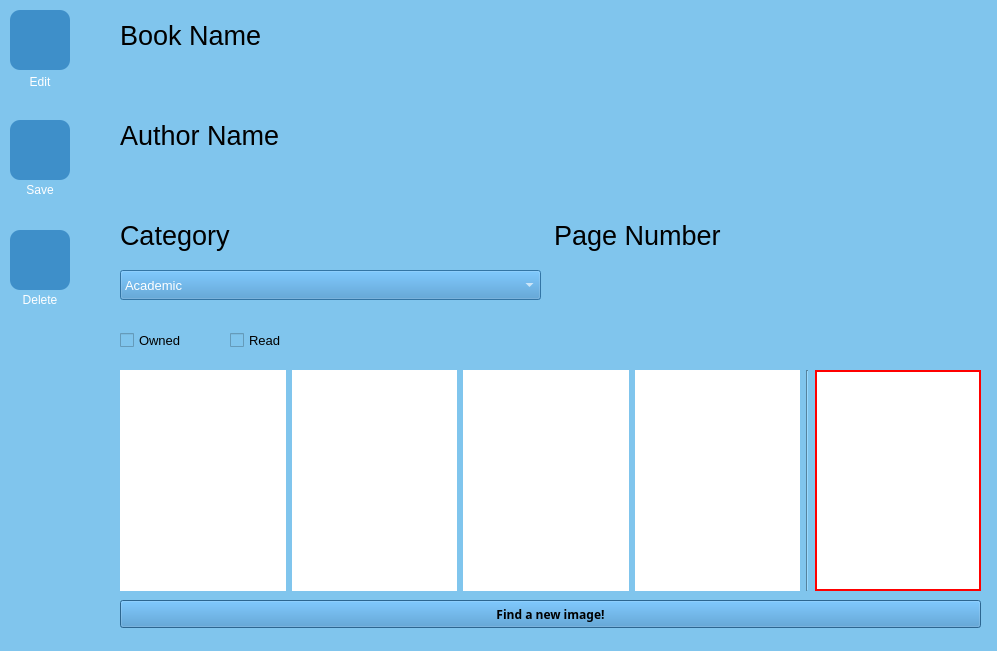
<?xml version="1.0" encoding="UTF-8"?>
<ui version="4.0">
 <class>bookDetailsWindow</class>
 <widget class="QWidget" name="bookDetailsWindow">
  <property name="geometry">
   <rect>
    <x>0</x>
    <y>0</y>
    <width>997</width>
    <height>651</height>
   </rect>
  </property>
  <property name="minimumSize">
   <size>
    <width>0</width>
    <height>0</height>
   </size>
  </property>
  <property name="windowTitle">
   <string>Book Details</string>
  </property>
  <property name="windowIcon">
   <iconset theme="media/Logo.ico"/>
  </property>
  <property name="styleSheet">
   <string notr="true">background:#80c5ed;</string>
  </property>
  <widget class="QLabel" name="label">
   <property name="geometry">
    <rect>
     <x>120</x>
     <y>20</y>
     <width>861</width>
     <height>30</height>
    </rect>
   </property>
   <property name="font">
    <font>
     <pointsize>20</pointsize>
    </font>
   </property>
   <property name="text">
    <string>Book Name</string>
   </property>
  </widget>
  <widget class="QLabel" name="label_2">
   <property name="geometry">
    <rect>
     <x>120</x>
     <y>120</y>
     <width>861</width>
     <height>30</height>
    </rect>
   </property>
   <property name="font">
    <font>
     <pointsize>20</pointsize>
    </font>
   </property>
   <property name="text">
    <string>Author Name</string>
   </property>
  </widget>
  <widget class="QPushButton" name="editBut">
   <property name="geometry">
    <rect>
     <x>10</x>
     <y>10</y>
     <width>60</width>
     <height>60</height>
    </rect>
   </property>
   <property name="cursor">
    <cursorShape>PointingHandCursor</cursorShape>
   </property>
   <property name="styleSheet">
    <string notr="true">background:#3e8fc9;
border-radius:10px;</string>
   </property>
   <property name="text">
    <string/>
   </property>
   <property name="icon">
    <iconset>
     <normaloff>../../Atalib III/media/pencil.png</normaloff>../../Atalib III/media/pencil.png</iconset>
   </property>
   <property name="iconSize">
    <size>
     <width>45</width>
     <height>45</height>
    </size>
   </property>
  </widget>
  <widget class="QLineEdit" name="bookNameLabel">
   <property name="enabled">
    <bool>true</bool>
   </property>
   <property name="geometry">
    <rect>
     <x>120</x>
     <y>60</y>
     <width>861</width>
     <height>30</height>
    </rect>
   </property>
   <property name="font">
    <font>
     <family>Microsoft YaHei UI Light</family>
     <pointsize>10</pointsize>
     <italic>false</italic>
    </font>
   </property>
   <property name="cursor">
    <cursorShape>ArrowCursor</cursorShape>
   </property>
   <property name="styleSheet">
    <string notr="true">background:#80c5ed;
border:0px;</string>
   </property>
   <property name="text">
    <string/>
   </property>
   <property name="readOnly">
    <bool>true</bool>
   </property>
   <property name="clearButtonEnabled">
    <bool>false</bool>
   </property>
  </widget>
  <widget class="QLineEdit" name="authorLabel">
   <property name="geometry">
    <rect>
     <x>120</x>
     <y>160</y>
     <width>861</width>
     <height>30</height>
    </rect>
   </property>
   <property name="font">
    <font>
     <family>Microsoft YaHei UI Light</family>
     <pointsize>10</pointsize>
     <italic>false</italic>
    </font>
   </property>
   <property name="styleSheet">
    <string notr="true">background:#80c5ed;
border:0px;</string>
   </property>
   <property name="text">
    <string/>
   </property>
   <property name="readOnly">
    <bool>true</bool>
   </property>
  </widget>
  <widget class="QWidget" name="horizontalLayoutWidget">
   <property name="geometry">
    <rect>
     <x>120</x>
     <y>210</y>
     <width>861</width>
     <height>51</height>
    </rect>
   </property>
   <layout class="QHBoxLayout" name="horizontalLayout">
    <item>
     <widget class="QLabel" name="label_3">
      <property name="font">
       <font>
        <pointsize>20</pointsize>
       </font>
      </property>
      <property name="text">
       <string>Category</string>
      </property>
     </widget>
    </item>
    <item>
     <widget class="QLabel" name="label_4">
      <property name="font">
       <font>
        <pointsize>20</pointsize>
       </font>
      </property>
      <property name="text">
       <string>Page Number</string>
      </property>
     </widget>
    </item>
   </layout>
  </widget>
  <widget class="QLineEdit" name="pageLabel">
   <property name="geometry">
    <rect>
     <x>560</x>
     <y>270</y>
     <width>421</width>
     <height>30</height>
    </rect>
   </property>
   <property name="font">
    <font>
     <family>Microsoft YaHei UI Light</family>
     <pointsize>10</pointsize>
     <italic>false</italic>
    </font>
   </property>
   <property name="styleSheet">
    <string notr="true">background:#80c5ed;
border:0px;</string>
   </property>
   <property name="text">
    <string/>
   </property>
   <property name="readOnly">
    <bool>true</bool>
   </property>
  </widget>
  <widget class="QCheckBox" name="ownCheck">
   <property name="geometry">
    <rect>
     <x>120</x>
     <y>320</y>
     <width>91</width>
     <height>41</height>
    </rect>
   </property>
   <property name="font">
    <font>
     <family>Microsoft YaHei UI</family>
     <pointsize>10</pointsize>
    </font>
   </property>
   <property name="text">
    <string>Owned</string>
   </property>
  </widget>
  <widget class="QCheckBox" name="readCheck">
   <property name="geometry">
    <rect>
     <x>230</x>
     <y>320</y>
     <width>91</width>
     <height>41</height>
    </rect>
   </property>
   <property name="font">
    <font>
     <family>Microsoft YaHei UI</family>
     <pointsize>10</pointsize>
    </font>
   </property>
   <property name="text">
    <string>Read</string>
   </property>
  </widget>
  <widget class="QPushButton" name="saveBut">
   <property name="geometry">
    <rect>
     <x>10</x>
     <y>120</y>
     <width>60</width>
     <height>60</height>
    </rect>
   </property>
   <property name="cursor">
    <cursorShape>PointingHandCursor</cursorShape>
   </property>
   <property name="styleSheet">
    <string notr="true">background:#3e8fc9;
border-radius:10px;</string>
   </property>
   <property name="text">
    <string/>
   </property>
   <property name="icon">
    <iconset>
     <normaloff>../../Atalib III/media/save.png</normaloff>../../Atalib III/media/save.png</iconset>
   </property>
   <property name="iconSize">
    <size>
     <width>40</width>
     <height>40</height>
    </size>
   </property>
  </widget>
  <widget class="QPushButton" name="deleteBut">
   <property name="geometry">
    <rect>
     <x>10</x>
     <y>230</y>
     <width>60</width>
     <height>60</height>
    </rect>
   </property>
   <property name="cursor">
    <cursorShape>PointingHandCursor</cursorShape>
   </property>
   <property name="styleSheet">
    <string notr="true">background:#3e8fc9;
border-radius:10px;</string>
   </property>
   <property name="text">
    <string/>
   </property>
   <property name="icon">
    <iconset>
     <normaloff>../../Atalib III/media/trash.png</normaloff>../../Atalib III/media/trash.png</iconset>
   </property>
   <property name="iconSize">
    <size>
     <width>45</width>
     <height>45</height>
    </size>
   </property>
  </widget>
  <widget class="QLabel" name="label_6">
   <property name="geometry">
    <rect>
     <x>10</x>
     <y>72</y>
     <width>60</width>
     <height>20</height>
    </rect>
   </property>
   <property name="styleSheet">
    <string notr="true">color:white;</string>
   </property>
   <property name="text">
    <string>Edit</string>
   </property>
   <property name="alignment">
    <set>Qt::AlignCenter</set>
   </property>
  </widget>
  <widget class="QLabel" name="label_7">
   <property name="geometry">
    <rect>
     <x>10</x>
     <y>180</y>
     <width>60</width>
     <height>20</height>
    </rect>
   </property>
   <property name="styleSheet">
    <string notr="true">color:white;</string>
   </property>
   <property name="text">
    <string>Save</string>
   </property>
   <property name="alignment">
    <set>Qt::AlignCenter</set>
   </property>
  </widget>
  <widget class="QLabel" name="label_8">
   <property name="geometry">
    <rect>
     <x>10</x>
     <y>290</y>
     <width>60</width>
     <height>20</height>
    </rect>
   </property>
   <property name="styleSheet">
    <string notr="true">color:white;</string>
   </property>
   <property name="text">
    <string>Delete</string>
   </property>
   <property name="alignment">
    <set>Qt::AlignCenter</set>
   </property>
  </widget>
  <widget class="QComboBox" name="categoryCombo">
   <property name="enabled">
    <bool>false</bool>
   </property>
   <property name="geometry">
    <rect>
     <x>120</x>
     <y>270</y>
     <width>421</width>
     <height>30</height>
    </rect>
   </property>
   <property name="font">
    <font>
     <family>Microsoft YaHei UI</family>
     <pointsize>10</pointsize>
    </font>
   </property>
   <property name="autoFillBackground">
    <bool>false</bool>
   </property>
   <property name="styleSheet">
    <string notr="true">background:#3e8fc9;
color:white;</string>
   </property>
   <property name="editable">
    <bool>false</bool>
   </property>
   <item>
    <property name="text">
     <string>Academic</string>
    </property>
   </item>
   <item>
    <property name="text">
     <string>Art</string>
    </property>
   </item>
   <item>
    <property name="text">
     <string>Biography</string>
    </property>
   </item>
   <item>
    <property name="text">
     <string>Business</string>
    </property>
   </item>
   <item>
    <property name="text">
     <string>Economics</string>
    </property>
   </item>
   <item>
    <property name="text">
     <string>History</string>
    </property>
   </item>
   <item>
    <property name="text">
     <string>Law</string>
    </property>
   </item>
   <item>
    <property name="text">
     <string>Novel</string>
    </property>
   </item>
   <item>
    <property name="text">
     <string>Personal Evolution</string>
    </property>
   </item>
   <item>
    <property name="text">
     <string>Philosophy</string>
    </property>
   </item>
   <item>
    <property name="text">
     <string>Poetry</string>
    </property>
   </item>
   <item>
    <property name="text">
     <string>Politics</string>
    </property>
   </item>
   <item>
    <property name="text">
     <string>Religion</string>
    </property>
   </item>
   <item>
    <property name="text">
     <string>Science</string>
    </property>
   </item>
   <item>
    <property name="text">
     <string>Turkish Literature</string>
    </property>
   </item>
   <item>
    <property name="text">
     <string>World Literature</string>
    </property>
   </item>
  </widget>
  <widget class="QWidget" name="horizontalLayoutWidget_2">
   <property name="geometry">
    <rect>
     <x>120</x>
     <y>370</y>
     <width>861</width>
     <height>221</height>
    </rect>
   </property>
   <layout class="QHBoxLayout" name="horizontalLayout_2">
    <item>
     <widget class="QLabel" name="cover1Label">
      <property name="styleSheet">
       <string notr="true">background: white;</string>
      </property>
      <property name="text">
       <string/>
      </property>
     </widget>
    </item>
    <item>
     <widget class="QLabel" name="cover2Label">
      <property name="styleSheet">
       <string notr="true">background: white;</string>
      </property>
      <property name="text">
       <string/>
      </property>
     </widget>
    </item>
    <item>
     <widget class="QLabel" name="cover3Label">
      <property name="styleSheet">
       <string notr="true">background: white;</string>
      </property>
      <property name="text">
       <string/>
      </property>
     </widget>
    </item>
    <item>
     <widget class="QLabel" name="cover4Label">
      <property name="styleSheet">
       <string notr="true">background: white;</string>
      </property>
      <property name="text">
       <string/>
      </property>
     </widget>
    </item>
    <item>
     <widget class="Line" name="line">
      <property name="orientation">
       <enum>Qt::Vertical</enum>
      </property>
     </widget>
    </item>
    <item>
     <widget class="QLabel" name="selectedCoverLabel">
      <property name="styleSheet">
       <string notr="true">background: white;
border: 2px solid red;</string>
      </property>
      <property name="text">
       <string/>
      </property>
     </widget>
    </item>
   </layout>
  </widget>
  <widget class="QPushButton" name="findCoverBut">
   <property name="geometry">
    <rect>
     <x>120</x>
     <y>600</y>
     <width>861</width>
     <height>28</height>
    </rect>
   </property>
   <property name="font">
    <font>
     <family>Yu Gothic UI Semibold</family>
     <weight>75</weight>
     <bold>true</bold>
    </font>
   </property>
   <property name="styleSheet">
    <string notr="true">background: #3e8fc9;</string>
   </property>
   <property name="text">
    <string>Find a new image!</string>
   </property>
  </widget>
 </widget>
 <resources/>
 <connections/>
</ui>
